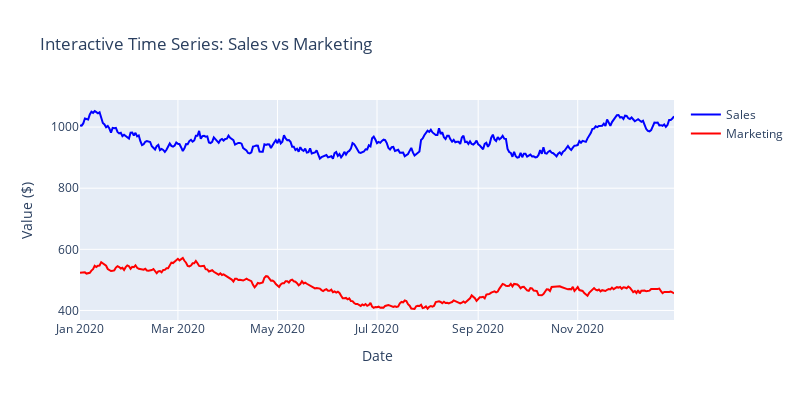

Notebook cell for this chart:
### Markdown cell above
## ⏰ 4. Time Series Analysis Plots

Time series analysis reveals:
- **Trends** over time (increasing, decreasing, stable)
- **Seasonality** and **cyclical patterns**
- **Anomalies** and **outliers**
- **Multiple series comparisons**

### 🎯 When to use each plot:
- **Line plots**: Show trends over time and temporal patterns
- **Area plots**: Show stacked trends and cumulative values over time

### Code cell
### 📈 Line Plots & Area Plots - Time Series

fig, axes = plt.subplots(2, 2, figsize=(16, 10))
fig.suptitle('Time Series Analysis: Trends and Patterns Over Time', fontsize=16, fontweight='bold')

# 1. Basic line plot - Flights dataset
flights_pivot = flights.pivot(index='year', columns='month', values='passengers')
axes[0,0].plot(flights_pivot.index, flights_pivot.mean(axis=1), marker='o', linewidth=2, color='blue')
axes[0,0].set_title('Average Airline Passengers by Year')
axes[0,0].set_xlabel('Year')
axes[0,0].set_ylabel('Average Passengers')
axes[0,0].grid(True, alpha=0.3)

# 2. Multiple line plot - Monthly trends
for month in [1, 6, 12]:  # Jan, Jun, Dec
    month_data = flights[flights['month'] == month]
    axes[0,1].plot(month_data['year'], month_data['passengers'], 
                   marker='o', label=f'Month {month}', linewidth=2)
axes[0,1].set_title('Passenger Trends by Selected Months')
axes[0,1].set_xlabel('Year')
axes[0,1].set_ylabel('Passengers')
axes[0,1].legend()
axes[0,1].grid(True, alpha=0.3)

# 3. Custom time series - Daily sales
axes[1,0].plot(ts_data['date'], ts_data['sales'], color='green', linewidth=1.5, alpha=0.8)
axes[1,0].set_title('Daily Sales Over Time')
axes[1,0].set_xlabel('Date')
axes[1,0].set_ylabel('Sales ($)')
axes[1,0].tick_params(axis='x', rotation=45)
axes[1,0].grid(True, alpha=0.3)

# 4. Area plot - Stacked time series
axes[1,1].fill_between(ts_data['date'], 0, ts_data['sales'], alpha=0.6, color='lightblue', label='Sales')
axes[1,1].fill_between(ts_data['date'], ts_data['sales'], 
                       ts_data['sales'] + ts_data['marketing'], 
                       alpha=0.6, color='lightcoral', label='Marketing')
axes[1,1].set_title('Stacked Area: Sales + Marketing Over Time')
axes[1,1].set_xlabel('Date')
axes[1,1].set_ylabel('Value ($)')
axes[1,1].legend()
axes[1,1].tick_params(axis='x', rotation=45)

plt.tight_layout()
plt.show()

# Create an interactive time series plot with Plotly
fig_plotly = go.Figure()

# Add sales line
fig_plotly.add_trace(go.Scatter(
    x=ts_data['date'], 
    y=ts_data['sales'],
    mode='lines',
    name='Sales',
    line=dict(color='blue', width=2)
))

# Add marketing line
fig_plotly.add_trace(go.Scatter(
    x=ts_data['date'], 
    y=ts_data['marketing'],
    mode='lines',
    name='Marketing',
    line=dict(color='red', width=2)
))

fig_plotly.update_layout(
    title='Interactive Time Series: Sales vs Marketing',
    xaxis_title='Date',
    yaxis_title='Value ($)',
    hovermode='x unified',
    width=800,
    height=400
)

fig_plotly.show()

print("📈 Time Series Analysis Results:")
print(f"   • Sales trend: {ts_data['sales'].iloc[-1] - ts_data['sales'].iloc[0]:+.2f} over the year")
print(f"   • Average daily sales: ${ts_data['sales'].mean():.2f}")
print(f"   • Sales volatility (std): ${ts_data['sales'].std():.2f}")
print("💡 Line plots reveal trends, seasonality, and anomalies in time-based data")
print("💡 Area plots are great for showing cumulative values and proportions over time")

### Figure 1 — Plotly figure (JSON) as saved in the notebook; plotly's stock layout.template omitted (floating-point values rounded to 4 significant figures; data arrays with more than 128 entries replaced by an {"elided": "..."} marker saying what was removed)
{"data": [{"line": {"color": "blue", "width": 2}, "mode": "lines", "name": "Sales", "type": "scatter", "x": {"elided": "365 str values"}, "y": {"elided": "365 float values"}}, {"line": {"color": "red", "width": 2}, "mode": "lines", "name": "Marketing", "type": "scatter", "x": {"elided": "365 str values"}, "y": {"elided": "365 float values"}}], "layout": {"height": 400, "hovermode": "x unified", "title": {"text": "Interactive Time Series: Sales vs Marketing"}, "width": 800, "xaxis": {"title": {"text": "Date"}}, "yaxis": {"title": {"text": "Value ($)"}}}}
